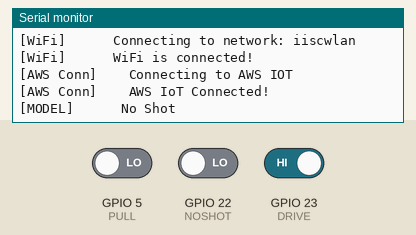
Bench run of a sketch on a simulated ESP32. On the bench: the last lines printed to the serial monitor. The inputs (shaded band) are chosen by the test bench; at power-on: GPIO 22 (NOSHOT) LOW, GPIO 5 (PULL) LOW, GPIO 23 (DRIVE) HIGH. WiFi joins after 1.5 s; servers stay silent unless stated; no MQTT or app messages arrive unless stated.

Above: at 2.7 s.
2.8 s: GPIO 22 (NOSHOT) driven HIGH
At 3.9 s:
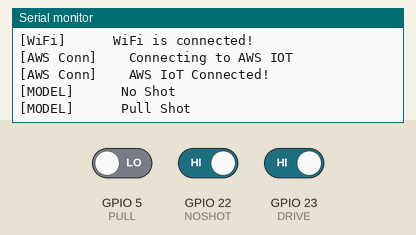
4.3 s: GPIO 5 (PULL) driven HIGH and GPIO 23 (DRIVE) driven LOW
At 5.0 s:
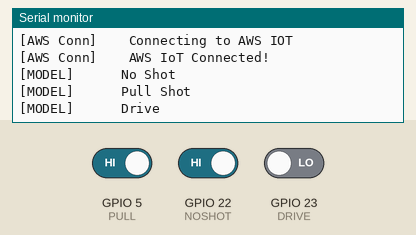

Measured:
- after the input at 2.8 s, the serial monitor: prints a new line at once (image 1)
- after the input at 4.3 s, the serial monitor: prints a new line at once (image 2)

The sketch:

esp32_alexa.ino
```cpp
//////////////// Library Files //////////////////
#include "Secrets.h"
#include <WiFiClientSecure.h>
#include <PubSubClient.h>
#include <ArduinoJson.h>
#include "WiFi.h"
/////////////////////////////////////////////////


////////////// WiFi Credentials /////////////////
#define EAP_IDENTITY "yashg@iisc.ac.in"
#define EAP_PASSWORD "xxxxxxxxxxxxxxxxxxxxxx"
#define EAP_USERNAME "yashg@iisc.ac.in"
#define ssid "iiscwlan"
#define WIFI_TIMEOUT_MS 60000
#define MQTT_TIMEOUT_MS 10000
/////////////////////////////////////////////////

//////////// Topic Configurations ///////////////
#define device_name "slave1"
#define AWS_IOT_SUBSCRIBE_TOPIC "slave1/appliance"
#define AWS_IOT_PUBLISH_TOPIC "bat/result"
#define AWS_IOT_PUBLISH_RSSI "slave1/rssi"
/////////////////////////////////////////////////

//////////// Hardware Configurations ////////////
#define DRIVE 23
#define NOSHOT 22
#define PULL 5
/////////////////////////////////////////////////

//////////// Switch use Indicator ///////////////
bool switch_used = 0;
/////////////////////////////////////////////////

///////////// MQTT Client Initialize ////////////
WiFiClientSecure net = WiFiClientSecure();
PubSubClient client(net);
/////////////////////////////////////////////////

void publishMessage(char* topic_name, int state) {
  StaticJsonDocument<200> doc;
  doc["result"] = state;
  // doc["appliance_state"] = state;
  char jsonBuffer[512];
  serializeJson(doc, jsonBuffer);  // print to client

  client.publish(topic_name, jsonBuffer);
}
void publishRSSI(char* topic_name, int rssi) {
  StaticJsonDocument<200> doc;
  doc["device_id"] = device_name;
  doc["rssi"] = rssi;
  char jsonBuffer[512];
  serializeJson(doc, jsonBuffer);  // print to client

  client.publish(topic_name, jsonBuffer);
}
void messageHandler(char* topic, byte* payload, unsigned int length) {
  Serial.print("[MQTT]\t\t\tTopic Received: ");
  Serial.println(topic);

  if (strstr(topic, AWS_IOT_SUBSCRIBE_TOPIC)) {
    StaticJsonDocument<200> doc;
    deserializeJson(doc, payload);
    String Relay1 = doc["status"];
    Serial.print("[MQTT]\t\t\tString Status received: ");
    Serial.println(Relay1);
    int r1 = Relay1.toInt();
    Serial.print("[MQTT]\t\t\tStatus received: ");
    Serial.println(r1);
    if (r1 == 1) {
      // digitalWrite(APPLIANCE, LOW);
      Serial.println("[MQTT]\t\t\tAPPLIANCE is ON");
    } else if (r1 == 0) {
      // digitalWrite(APPLIANCE, HIGH);
      Serial.println("[MQTT]\t\t\tAPPLIANCE is OFF");
    }
  }
}

void allInitialization() {

  pinMode(DRIVE, INPUT);
  pinMode(NOSHOT, INPUT);
  pinMode(PULL, INPUT);


  WiFi.mode(WIFI_STA);

  Serial.print(F("[WiFi]\t\t\tConnecting to network: "));
  Serial.println(ssid);
  WiFi.disconnect(true);  //disconnect from WiFi to set new WiFi connection

  WiFi.begin(ssid, WPA2_AUTH_PEAP, EAP_IDENTITY, EAP_USERNAME, EAP_PASSWORD);  // without CERTIFICATE, RADIUS server EXCEPTION "for old devices" required


  Serial.println("[WiFi]\t\t\tWiFi is connected!");
  while (WiFi.status() != WL_CONNECTED) {
  }

  // Configure WiFiClientSecure to use the AWS IoT device credentials
  net.setCACert(AWS_CERT_CA);
  net.setCertificate(AWS_CERT_CRT);
  net.setPrivateKey(AWS_CERT_PRIVATE);

  // Connect to the MQTT broker on the AWS endpoint we defined earlier
  client.setServer(AWS_IOT_ENDPOINT, 8883);

  // Create a message handler
  client.setCallback(messageHandler);

  Serial.println("[AWS Conn]\t\tConnecting to AWS IOT");

  while (!client.connect(THINGNAME)) {
    // Serial.println("[AWS Conn]\t\t.");
    // delay(100);
  }

  if (!client.connected()) {
    Serial.println("[AWS Conn]\t\tAWS IoT Timeout!");
    return;
  }

  // Subscribe to a topic
  client.subscribe(AWS_IOT_SUBSCRIBE_TOPIC);


  Serial.println("[AWS Conn]\t\tAWS IoT Connected!");
}

void setup() {
  Serial.begin(115200);
  allInitialization();
}


void loop() {
  // delay(100);
  client.loop();
  if (!digitalRead(DRIVE)) {
    Serial.println("[MODEL]\t\t\tDrive");
    publishMessage(AWS_IOT_PUBLISH_TOPIC, 1);
    while(!digitalRead(DRIVE)){}
  }
  if (!digitalRead(NOSHOT)) {
    Serial.println("[MODEL]\t\t\tNo Shot");
    publishMessage(AWS_IOT_PUBLISH_TOPIC, 0);
    while(!digitalRead(NOSHOT)){}
  }
  if (!digitalRead(PULL)) {
    Serial.println("[MODEL]\t\t\tPull Shot");
    publishMessage(AWS_IOT_PUBLISH_TOPIC, 2);
    while(!digitalRead(PULL)){}
  }
}
```

Secrets.h
```cpp
#include <pgmspace.h>

#define SECRET
#define THINGNAME "ESP32"                         //change this

const char WIFI_SSID[] = "XXXXXX";               //change this
const char WIFI_PASSWORD[] = "12345678";           //change this
const char AWS_IOT_ENDPOINT[] = "xxxxxxxxxxxxxxxxxxxxxxxxxxxxxx.amazonaws.com";       //change this

// Amazon Root CA 1
static const char AWS_CERT_CA[] PROGMEM = R"EOF(
-----BEGIN CERTIFICATE-----
MIIDQTCCAimgAwIBAgITBmyfz5m/jAo54vB4ikPmljZbyjANBgkqhkiG9w0BAQsF
ADA5MQswCQYDVQQGEwJVUzEPMA0GA1UEChMGQW1hem9uMRkwFwYDVQQDExBBbWF6
b24gUm9vdCBDQSAxMB4XDTE1MDUyNjAwMDAwMFoXDTM4MDExNzAwMDAwMFowOTEL
MAkGA1UEBhMCVVMxDzANBgNVBAoTBkFtYXpvbjEZMBcGA1UEAxMQQW1hem9uIFJv
b3QgQ0EgMTCCASIwDQYJKoZIhvcNAQEBBQADggEPADCCAQoCggEBALJ4gHHKeNXj
ca9HgFB0fW7Y14h29Jlo91ghYPl0hAEvrAIthtOgQ3pOsqTQNroBvo3bSMgHFzZM
9O6II8c+6zf1tRn4SWiw3te5djgdYZ6k/oI2peVKVuRF4fn9tBb6dNqcmzU5L/qw
IFAGbHrQgLKm+a/sRxmPUDgH3KKHOVj4utWp+UhnMJbulHheb4mjUcAwhmahRWa6
VOujw5H5SNz/0egwLX0tdHA114gk957EWW67c4cX8jJGKLhD+rcdqsq08p8kDi1L
93FcXmn/6pUCyziKrlA4b9v7LWIbxcceVOF34GfID5yHI9Y/QCB/IIDEgEw+OyQm
jgSubJrIqg0CAwEAAaNCMEAwDwYDVR0TAQH/BAUwAwEB/zAOBgNVHQ8BAf8EBAMC
AYYwHQYDVR0OBBYEFIQYzIU07LwMlJQuCFmcx7IQTgoIMA0GCSqGSIb3DQEBCwUA
A4IBAQCY8jdaQZChGsV2USggNiMOruYou6r4lK5IpDB/G/wkjUu0yKGX9rbxenDI
U5PMCCjjmCXPI6T53iHTfIUJrU6adTrCC2qJeHZERxhlbI1Bjjt/msv0tadQ1wUs
N+gDS63pYaACbvXy8MWy7Vu33PqUXHeeE6V/Uq2V8viTO96LXFvKWlJbYK8U90vv
o/ufQJVtMVT8QtPHRh8jrdkPSHCa2XV4cdFyQzR1bldZwgJcJmApzyMZFo6IQ6XU
5MsI+yMRQ+hDKXJioaldXgjUkK642M4UwtBV8ob2xJNDd2ZhwLnoQdeXeGADbkpy
rqXRfboQnoZsG4q5WTP468SQvvG5
-----END CERTIFICATE-----
)EOF";

// Device Certificate                                               //change this
static const char AWS_CERT_CRT[] PROGMEM = R"KEY(
-----BEGIN CERTIFICATE-----
MIIDWjCCAkKgAwIBAgIVAPCjiIbTnbHIohlLk5EofEan2bwCMA0GCSqGSIb3DQEB
CwUAME0xSzBJBgNVBAsMQkFtYXpvbiBXZWIgU2VydmljZXMgTz1BbWF6b24uY29t
IEluYy4gTD1TZWF0dGxlIFNUPVdhc2hpbmd0b24gQz1VUzAeFw0yNDA1MDExNDEx
MzRaFw00OTEyMzEyMzU5NTlaMB4xHDAaBgNVBAMME0FXUyBJb1QgQ2VydGlmaWNh
dGUwggEiMA0GCSqGSIb3DQEBAQUAA4IBDwAwggEKAoIBAQCodxjAc0AqhEGDUK62
MtEQjo5vgdNq0atHNDm1tENGdMywy5RXG2uf6VgM7QgoxD6bMmoXGAt20q/xp/HZ
p+ZesBnDZd5avIl7rHojZpI7P0U8q/wK8B8xrJ7ZBkszeLZIDowCkHvOfEMOkxhW
4NmHOyobjmP1fBK7mXVcYytVB2OY5YmDl5un+FcFxKdrN1XkY4jZXEhRPG+41nJL
85S3dZqGMdKeDFEqHLJcorq6SBhXe4c20ZpcvciCYz/zZ5CTqBW5qdrQmtdpszmV
iCPvAqDRNW6h2FpCQaE8T9Of4ilCzeNSEpWlsEKqkd2vuK5JYYob2YQ8yYLW6GWx
pXbhAgMBAAGjYDBeMB8GA1UdIwQYMBaAFNj0PC4+5sdGjJEM8aB+1TTQI6sSMB0G
A1UdDgQWBBSEGIX/z6ijCdSVKvoHE94eOYESMzAMBgNVHRMBAf8EAjAAMA4GA1Ud
DwEB/wQEAwIHgDANBgkqhkiG9w0BAQsFAAOCAQEAWSmiXJZ602OovXYpfed0czvc
mOBDVLc7f5xHYYX7IDZgFa0cwxrsZpvX+UrUigp4o8CPk68c0YS0EtHlbqp3l0Fw
tAqPKpNeAT2I0sRzyC9FDRgRrXvvfG/H9UciArwuaKMpLYaZHpR5Pv3V+P1AW7+R
mi7n09dqBigwZCyxaDtazRhohc6tENJw4TbXfNNZIXb8DJpre4Df9CpKciT2NgJl
qyK2X6i1+9/m3anrHJdAYpN54rsit/D9Iew3S6yxpSH1Cvgt1sma3mjyutdDugf6
aJdZchCpwHslz/uuT3oJLNg9g5LWb2td7BZcmOI+a4jgUxRA75MN/BA87lFLiQ==
-----END CERTIFICATE-----


)KEY";

// Device Private Key                                               //change this
static const char AWS_CERT_PRIVATE[] PROGMEM = R"KEY(
-----BEGIN RSA PRIVATE KEY-----
MIIEpQIBAAKCAQEAqHcYwHNAKoRBg1CutjLREI6Ob4HTatGrRzQ5tbRDRnTMsMuU
Vxtrn+lYDO0IKMQ+mzJqFxgLdtKv8afx2afmXrAZw2XeWryJe6x6I2aSOz9FPKv8
CvAfMaye2QZLM3i2SA6MApB7znxDDpMYVuDZhzsqG45j9XwSu5l1XGMrVQdjmOWJ
g5ebp/hXBcSnazdV5GOI2VxIUTxvuNZyS/OUt3WahjHSngxRKhyyXKK6ukgYV3uH
NtGaXL3IgmM/82eQk6gVuana0JrXabM5lYgj7wKg0TVuodhaQkGhPE/Tn+IpQs3j
UhKVpbBCqpHdr7iuSWGKG9mEPMmC1uhlsaV24QIDAQABAoIBAH++J2+vNOXIeeD4
KjMQX4V9g7Y8LLNgH8+TY3tMIINph9k71dUjfr24dEMA7eHzxUFrvhSa7/5/Dllh
LzwLW91LDY4kTbJiKqI0DD2RxqrUdEzoYOtuX0kMizsn0ZhLHXWQSkybgLX3deW0
Vo1yXKB1lZ1loJiCJ7ZHTD3tGOuUvrqccypVXm1nh2ThVJhfm5oWCmoCCqFp4UC0
guE6hL00MyVIEHL3MI5XnYa66PtyuYLZfzHTeKsY//edXhS4UT0CkDrNBLW1zblg
md6W20hvOnb/RdxIGiHbs9X4ANYVoU96XDOR7sb12Vk8Da/1G9b68UdW17poHJcF
dgfy2u0CgYEA1VKBTFQetrMXF+RD41W/IpZroj5ARb0La4vNbNhPrg1ZM2lwl8Ms
GHgbqzNHBLGSrC0kFdG1C9ix22NP8ZkrJs6fYW7FCLc2WGZ99gSXq7MEivpDZQDB
99ye787V+MybKpwlN/f0Aoz1LjFonHg+qFBi6hWXErkngqVK58c4FaMCgYEAyisy
Pt7+c483fNUfzv2vMndp1Q9VX3929CmLNdCLSvgjzwjf108IMvA+HT5yKEUoMPj7
CAVbzadkaCJcPICaC7ABxOtimbKZMWZ2yeyz+3hzv98bTnBpbacwMFWsDnEud34X
1WSl88TOQyUOk3BDCG3ti/qTU1ieh1nc7m5XIasCgYEArpGA6/Se2cX+7PdIsv4V
lvlfhXrJ4AgPE2hpqFvwALA9wfvUPu1h5XhMtDIXOPkT3UBnmk9tiA9BpRZFcqF0
laJa/UHHjhVYLMla5PvnHoQ2AIFCq6IOGYb6raYmph7SD/GN55pKnde6QJ4ATKN+
KwD1oTgf1BufAKPBg6Ec/V8CgYEAtPBqPOjZtVVlpP0eReS4i6NifgUGNL1hGm+g
H17xe/yQF/jqVcpvHR/1h7je9PnIWeRM0EXzfyEk9SpjgObceD9jpfnBuquk/hil
kl2eTB/nAL/OsapcQX6T236hyh80JlAdRqiY+o6WyHN/EygzZnT0WQbAGqVC5QLh
gCgTJZcCgYEAhRvQoehC0W3D3H090eUqIEauklqdZOmgAhy4rDtkwjxBQtLtaL+4
i0u5AS/ys0Sjkl1Xo3Zoivsm/SMHOaYEneW8zT9ETnti9RPuCBaPrYAZJq+qnGa/
xYTRoPPOytpPz7P2JiTG7p2ujVf5LIqDp3OrC1L01TpeD67jt6hwXzI=
-----END RSA PRIVATE KEY-----


)KEY";
```
